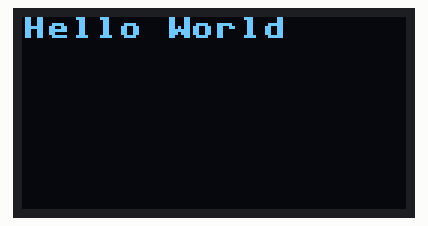
This program was run on a simulated ESP32 board running MicroPython. On the bench: 128×64 one-colour display. Library files of the repository ran but are not shown: ssd1306.py. At 0.1 s the program stops and its outputs stay as they are.

Above: at 0.2 s.

The program:

OLED_1_copy1.py
```python
'''
OLED only operates on channel 1
gpio pin 2 SDA AND 3 IS SCL and channel 1
gpio 26 and 27 are channel one
gpio 18 and 19 are channel one
manage packages- i installled "micropython-ssd1306.py" library
Beware of "micropython-ssd1306py.py" (might be okay but not the same)
Always need:
from machine import Pin,I2C
from ssd1306 import SSD1306_I2C
import time

create an i2c object named "i2c"
use the I2C "method" to create a specific i2c pin
the display object we'll call "dsp" and need to use a method to "call" the I2C object here called 'i2c'

'''
from machine import Pin,I2C
from ssd1306 import SSD1306_I2C
import time

i2c = I2C(1,sda=Pin(18),scl = Pin(19),freq = 200000)

dsp=SSD1306_I2C(128,64,i2c, addr = 0x3d)
# the ic2 is the created object
msg = "Hello World"
dsp.text(msg,0,0)
#column first and row second
dsp.show()
```
